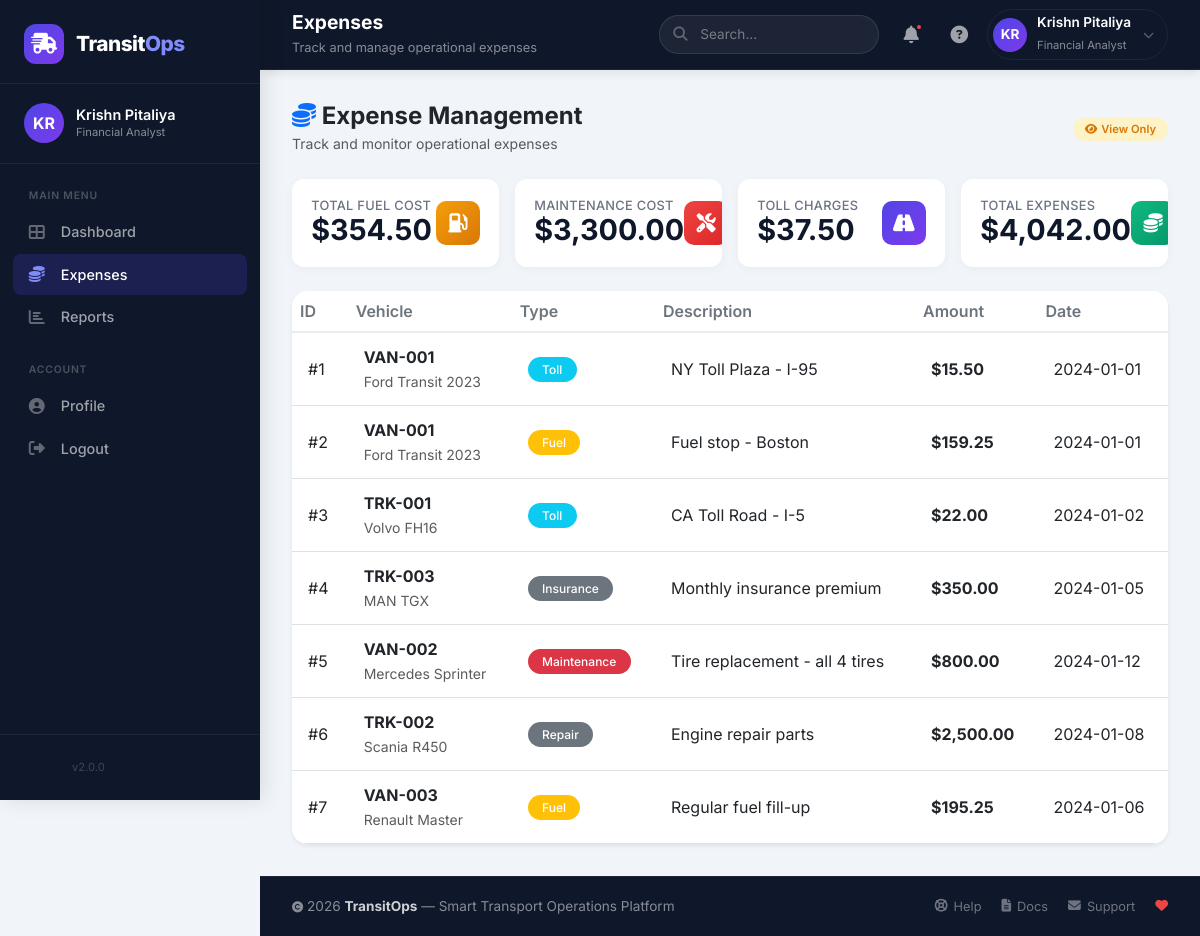
Screenshot of /modules/expenses/index.php (signed in) with the database file from the repository.
### tables this page shows
CREATE TABLE `expenses` (
  `expense_id` int(11) NOT NULL,
  `vehicle_id` int(11) NOT NULL,
  `expense_type` enum('Fuel','Toll','Maintenance','Repair','Insurance','Other') NOT NULL,
  `description` text DEFAULT NULL,
  `amount` decimal(12,2) NOT NULL,
  `expense_date` date NOT NULL,
  `receipt_image` varchar(255) DEFAULT NULL,
  `created_at` timestamp NOT NULL DEFAULT current_timestamp()
);

CREATE TABLE `vehicles` (
  `vehicle_id` int(11) NOT NULL,
  `registration_number` varchar(50) NOT NULL,
  `model` varchar(100) NOT NULL,
  `vehicle_type` varchar(50) NOT NULL,
  `max_load_capacity` decimal(10,2) NOT NULL,
  `odometer_reading` decimal(10,2) DEFAULT 0.00,
  `acquisition_cost` decimal(12,2) DEFAULT 0.00,
  `status` enum('Available','On_Trip','In_Shop','Retired') DEFAULT 'Available',
  `created_at` timestamp NOT NULL DEFAULT current_timestamp(),
  `updated_at` timestamp NULL DEFAULT NULL ON UPDATE current_timestamp()
);

### includes/functions.php (called while the page is built, shortened)
<?php
function hasRole($role) {
    return isset($_SESSION['role']) && $_SESSION['role'] === $role;
}
function isAdmin() {
    return hasRole('Fleet_Manager');
}
?>

### modules/expenses/index.php (the view, shortened to what this page needs)
<?php
require_once '../../includes/functions.php';
$db = Database::getInstance()->getConnection();
$can_edit = isAdmin();
$query = "SELECT e.*, v.registration_number, v.model
          FROM expenses e
          JOIN vehicles v ON e.vehicle_id = v.vehicle_id
          ORDER BY e.created_at DESC";
$expenses = $db->query($query);
$totalFuel = $db->query("SELECT COALESCE(SUM(amount), 0) as total FROM expenses WHERE expense_type = 'Fuel'")->fetch_assoc()['total'];
$totalMaintenance = $db->query("SELECT COALESCE(SUM(amount), 0) as total FROM expenses WHERE expense_type IN ('Maintenance', 'Repair')")->fetch_assoc()['total'];
$totalTolls = $db->query("SELECT COALESCE(SUM(amount), 0) as total FROM expenses WHERE expense_type = 'Toll'")->fetch_assoc()['total'];
$totalExpenses = $db->query("SELECT COALESCE(SUM(amount), 0) as total FROM expenses")->fetch_assoc()['total'];
$page_title = 'Expenses';
$page_subtitle = 'Track and manage operational expenses';
?>
<?php include '../../includes/header.php'; ?>
<div class="row">
    <div class="col-12">
        <div class="d-flex justify-content-between align-items-center mb-4">
            <div>
                <h4 class="fw-bold mb-0"><i class="fas fa-coins text-primary"></i> Expense Management</h4>
                <small class="text-muted">Track and monitor operational expenses</small>
            </div>
            <div>
                <?php if ($can_edit): ?>
                    <a href="create.php" class="btn btn-primary rounded-pill">
                        <i class="fas fa-plus"></i> Add Expense
                    </a>
                <?php else: ?>
                    <span class="view-only-badge">
                        <i class="fas fa-eye"></i> View Only
                    </span>
                <?php endif; ?>
            </div>
        </div>
        <div class="row g-3 mb-4">
            <div class="col-md-3 col-sm-6">
                <div class="stat-card d-flex justify-content-between align-items-center">
                    <div>
                        <h6>Total Fuel Cost</h6>
                        <h3>$<?php echo number_format($totalFuel, 2); ?></h3>
                    </div>
                    <div class="stat-icon orange"><i class="fas fa-gas-pump"></i></div>
                </div>
            </div>
            <div class="col-md-3 col-sm-6">
                <div class="stat-card d-flex justify-content-between align-items-center">
                    <div>
                        <h6>Maintenance Cost</h6>
                        <h3>$<?php echo number_format($totalMaintenance, 2); ?></h3>
                    </div>
                    <div class="stat-icon red"><i class="fas fa-tools"></i></div>
                </div>
            </div>
            <div class="col-md-3 col-sm-6">
                <div class="stat-card d-flex justify-content-between align-items-center">
                    <div>
                        <h6>Toll Charges</h6>
                        <h3>$<?php echo number_format($totalTolls, 2); ?></h3>
                    </div>
                    <div class="stat-icon blue"><i class="fas fa-road"></i></div>
                </div>
            </div>
            <div class="col-md-3 col-sm-6">
                <div class="stat-card d-flex justify-content-between align-items-center">
                    <div>
                        <h6>Total Expenses</h6>
                        <h3>$<?php echo number_format($totalExpenses, 2); ?></h3>
                    </div>
                    <div class="stat-icon green"><i class="fas fa-coins"></i></div>
                </div>
            </div>
        </div>
        <div class="card border-0 shadow-sm rounded-4">
            <div class="card-body p-0">
                <div class="table-responsive">
                    <table class="table table-hover mb-0">
                        <thead>
                            <tr>
                                <th>ID</th>
                                <th>Vehicle</th>
                                <th>Type</th>
                                <th>Description</th>
                                <th>Amount</th>
                                <th>Date</th>
                            </tr>
                        </thead>
                        <tbody>
                            <?php if ($expenses->num_rows > 0): ?>
                                <?php while ($expense = $expenses->fetch_assoc()): ?>
                                    <tr>
                                        <td>#<?php echo $expense['expense_id']; ?></td>
                                        <td>
                                            <strong><?php echo $expense['registration_number']; ?></strong>
                                            <br><small class="text-muted"><?php echo $expense['model']; ?></small>
                                        </td>
                                        <td>
                                            <span class="badge <?php
                                                echo $expense['expense_type'] == 'Fuel' ? 'bg-warning' :
                                                     ($expense['expense_type'] == 'Toll' ? 'bg-info' :
                                                     ($expense['expense_type'] == 'Maintenance' ? 'bg-danger' : 'bg-secondary'));
                                            ?>">
                                                <?php echo $expense['expense_type']; ?>
                                            </span>
                                        </td>
                                        <td><?php echo substr($expense['description'], 0, 50) . (strlen($expense['description']) > 50 ? '...' : ''); ?></td>
                                        <td><strong>$<?php echo number_format($expense['amount'], 2); ?></strong></td>
                                        <td><?php echo date('Y-m-d', strtotime($expense['expense_date'])); ?></td>
                                    </tr>
                                <?php endwhile; ?>
                            <?php endif; ?>
                        </tbody>
                    </table>
                </div>
            </div>
        </div>
    </div>
</div>
<?php include '../../includes/footer.php'; ?>

### includes/header.php (shortened to what this page needs)
<!DOCTYPE html>
<html lang="en">
<head>
    <link href="https://cdn.jsdelivr.net/npm/bootstrap@5.3.0/dist/css/bootstrap.min.css" rel="stylesheet">
    <link rel="stylesheet" href="https://cdnjs.cloudflare.com/ajax/libs/font-awesome/6.4.0/css/all.min.css">
    <link rel="stylesheet" href="../../assets/css/style.css">
    <link rel="stylesheet" href="../../assets/css/dashboard.css">
</head>
<body>
    <aside class="sidebar" id="sidebar">
        <div class="sidebar-brand">
            <div class="brand-icon">
                <i class="fas fa-truck-fast"></i>
            </div>
            <span>Transit<span class="highlight">Ops</span></span>
        </div>
        <div class="sidebar-user">
            <div class="avatar"><?php echo strtoupper(substr($_SESSION['full_name'] ?? 'U', 0, 2)); ?></div>
            <div class="user-info">
                <h6><?php echo htmlspecialchars($_SESSION['full_name'] ?? 'User'); ?></h6>
                <small><?php echo str_replace('_', ' ', $_SESSION['role'] ?? 'Guest'); ?></small>
            </div>
        </div>
        <nav class="sidebar-nav">
            <div class="nav-label">Main Menu</div>
            <a href="../dashboard/index.php" class="nav-item <?php echo basename($_SERVER['PHP_SELF']) == 'index.php' && strpos($_SERVER['PHP_SELF'], 'dashboard') !== false ? 'active' : ''; ?>">
                <i class="fas fa-th-large"></i> Dashboard
            </a>
            <?php if (in_array($_SESSION['role'] ?? '', ['Fleet_Manager', 'Financial_Analyst'])): ?>
                <a href="../expenses/index.php" class="nav-item <?php echo strpos($_SERVER['PHP_SELF'], 'expenses') !== false ? 'active' : ''; ?>">
                    <i class="fas fa-coins"></i> Expenses
                </a>
            <?php endif; ?>
            <?php if (in_array($_SESSION['role'] ?? '', ['Fleet_Manager', 'Financial_Analyst'])): ?>
                <a href="../reports/index.php" class="nav-item <?php echo strpos($_SERVER['PHP_SELF'], 'reports') !== false ? 'active' : ''; ?>">
                    <i class="fas fa-chart-bar"></i> Reports
                </a>
            <?php endif; ?>
            <div class="nav-label mt-3">Account</div>
            <a href="../profile/index.php" class="nav-item <?php echo strpos($_SERVER['PHP_SELF'], 'profile') !== false ? 'active' : ''; ?>">
                <i class="fas fa-user-circle"></i> Profile
            </a>
            <a href="../auth/logout.php" class="nav-item">
                <i class="fas fa-sign-out-alt"></i> Logout
            </a>
        </nav>
        <div class="sidebar-footer">
            <div class="nav-item" style="cursor:default;color:rgba(255,255,255,0.2);font-size:0.7rem;">
                <i class="fas fa-version"></i> v2.0.0
            </div>
        </div>
    </aside>
    <div class="main-content">
        <header class="header">
            <div class="header-left">
                <div class="page-title">
                    <h4 id="pageTitle"><?php echo $page_title ?? 'Dashboard'; ?></h4>
                    <small id="pageSubtitle"><?php echo $page_subtitle ?? 'Overview of your operations'; ?></small>
                </div>
            </div>
            <div class="header-right">
                <div class="search-box">
                    <i class="fas fa-search"></i>
                    <input type="text" placeholder="Search..." id="globalSearch">
                </div>
                <div class="dropdown">
                    <button class="header-btn hide-mobile" data-bs-toggle="dropdown" aria-expanded="false" title="Notifications">
                        <i class="fas fa-bell"></i>
                        <span class="badge-dot"></span>
                    </button>
                </div>
                <button class="header-btn hide-mobile" title="Help">
                    <i class="fas fa-question-circle"></i>
                </button>
                <div class="dropdown">
                    <a href="#" class="user-dropdown" data-bs-toggle="dropdown" aria-expanded="false">
                        <div class="avatar-sm"><?php echo strtoupper(substr($_SESSION['full_name'] ?? 'U', 0, 2)); ?></div>
                        <div class="user-text">
                            <h6><?php echo htmlspecialchars($_SESSION['full_name'] ?? 'User'); ?></h6>
                            <small><?php echo str_replace('_', ' ', $_SESSION['role'] ?? 'Guest'); ?></small>
                        </div>
                        <i class="fas fa-chevron-down dropdown-arrow"></i>
                    </a>
                </div>
            </div>
        </header>
        <div class="page-content">

### includes/footer.php (shortened to what this page needs)
        </div>
        <footer class="footer-dashboard">
            <div class="footer-content">
                <p>
                    <i class="fas fa-copyright" style="font-size:0.7rem;"></i> <?php echo date('Y'); ?> <strong>TransitOps</strong> — Smart Transport Operations Platform
                </p>
                <div class="footer-links">
                    <a href="#"><i class="fas fa-life-ring"></i> Help</a>
                    <a href="#"><i class="fas fa-file-alt"></i> Docs</a>
                    <a href="#"><i class="fas fa-envelope"></i> Support</a>
                    <a href="#" class="heart-link"><i class="fas fa-heart"></i></a>
                </div>
            </div>
        </footer>
    </div>
</body>
</html>

### assets/css/style.css (style rules this page uses)
:root { --primary-color: #0d6efd; --primary-dark: #0a58ca; --secondary-color: #6c757d; --success-color: #198754; --danger-color: #dc3545; --warning-color: #ffc107; --info-color: #0dcaf0; --dark-color: #212529; --light-color: #f8f9fa; --transition-speed: 0.3s; --border-radius: 12px; --box-shadow: 0 10px 30px rgba(0, 0, 0, 0.1); }
* { margin: 0; padding: 0; box-sizing: border-box; }
body { font-family: 'Segoe UI', Tahoma, Geneva, Verdana, sans-serif; background: #f0f2f5; min-height: 100vh; display: flex; flex-direction: column; }
.card { border: none; border-radius: var(--border-radius); box-shadow: var(--box-shadow); transition: all var(--transition-speed) ease; overflow: hidden; }
.card-body { padding: 1.5rem; }
.table { margin-bottom: 0; }
.table th { font-weight: 600; color: var(--secondary-color); border-bottom: 2px solid #e9ecef; }
.table td { vertical-align: middle; padding: 0.75rem 1rem; }
.badge { padding: 0.4rem 0.9rem; border-radius: 20px; font-weight: 500; font-size: 0.75rem; }

### assets/css/dashboard.css (style rules this page uses)
.stat-card { border: none; border-radius: 16px; transition: all 0.3s ease; cursor: pointer; overflow: hidden; background: white; }
.stat-card h6 { font-size: 0.85rem; text-transform: uppercase; letter-spacing: 0.5px; color: var(--secondary-color); margin-bottom: 0.5rem; }
.stat-card .stat-icon { width: 55px; height: 55px; border-radius: 14px; display: flex; align-items: center; justify-content: center; color: white; font-size: 1.6rem; flex-shrink: 0; }

### modules/expenses/index.php (style rules this page uses)
.view-only-badge { background: #FEF3C7; color: #D97706; padding: 0.25rem 0.75rem; border-radius: 50px; font-size: 0.7rem; font-weight: 600; display: inline-flex; align-items: center; gap: 4px; }
.stat-card { border: none; border-radius: 12px; transition: all 0.3s ease; background: white; padding: 1.2rem; box-shadow: 0 2px 10px rgba(0,0,0,0.04); }
.stat-card h3 { font-size: 1.8rem; font-weight: 700; margin: 0; color: #0F172A; }
.stat-card h6 { font-size: 0.8rem; color: #6B7280; margin: 0; font-weight: 500; text-transform: uppercase; letter-spacing: 0.3px; }
.stat-card .stat-icon { width: 44px; height: 44px; border-radius: 10px; display: flex; align-items: center; justify-content: center; color: white; font-size: 1.2rem; }
.stat-card .stat-icon.blue { background: linear-gradient(135deg, #4F46E5, #7C3AED); }
.stat-card .stat-icon.green { background: linear-gradient(135deg, #10B981, #059669); }
.stat-card .stat-icon.orange { background: linear-gradient(135deg, #F59E0B, #D97706); }
.stat-card .stat-icon.red { background: linear-gradient(135deg, #EF4444, #DC2626); }

### rows the page displays
expenses: expense_id "1", vehicle.registration_number "VAN-001", vehicle.model "Ford Transit 2023", expense_type "Toll", description "NY Toll Plaza - I-95", amount "15.50", expense_date "2024-01-01"
expenses: expense_id "2", vehicle.registration_number "VAN-001", vehicle.model "Ford Transit 2023", expense_type "Fuel", description "Fuel stop - Boston", amount "159.25", expense_date "2024-01-01"
expenses: expense_id "3", vehicle.registration_number "TRK-001", vehicle.model "Volvo FH16", expense_type "Toll", description "CA Toll Road - I-5", amount "22.00", expense_date "2024-01-02"
expenses: expense_id "4", vehicle.registration_number "TRK-003", vehicle.model "MAN TGX", expense_type "Insurance", description "Monthly insurance premium", amount "350.00", expense_date "2024-01-05"
expenses: expense_id "5", vehicle.registration_number "VAN-002", vehicle.model "Mercedes Sprinter", expense_type "Maintenance", description "Tire replacement - all 4 tires", amount "800.00", expense_date "2024-01-12"
expenses: expense_id "6", vehicle.registration_number "TRK-002", vehicle.model "Scania R450", expense_type "Repair", description "Engine repair parts", amount "2,500.00", expense_date "2024-01-08"
expenses: expense_id "7", vehicle.registration_number "VAN-003", vehicle.model "Renault Master", expense_type "Fuel", description "Regular fuel fill-up", amount "195.25", expense_date "2024-01-06"

### other values shown
substr($_SESSION['full_name'] ?? 'U', 0, 2) "KR"
$_SESSION['full_name'] "Krishn Pitaliya"
str_replace('_', ' ', $_SESSION['role'] ?? 'Guest') "Financial Analyst"
$page_title "Expenses"
$page_subtitle "Track and manage operational expenses"
$totalFuel "354.50"
$totalMaintenance "3,300.00"
$totalTolls "37.50"
$totalExpenses "4,042.00"
